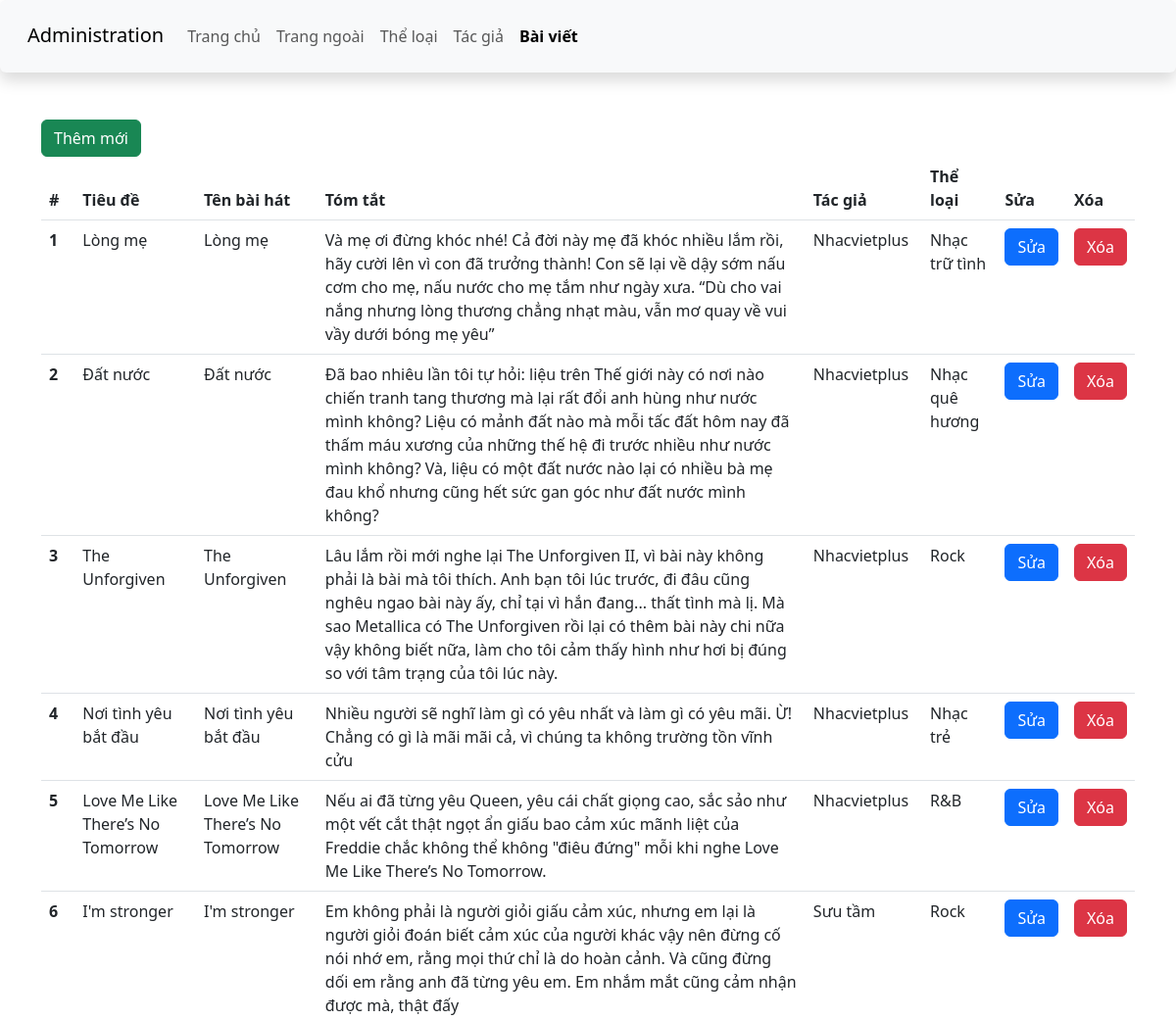
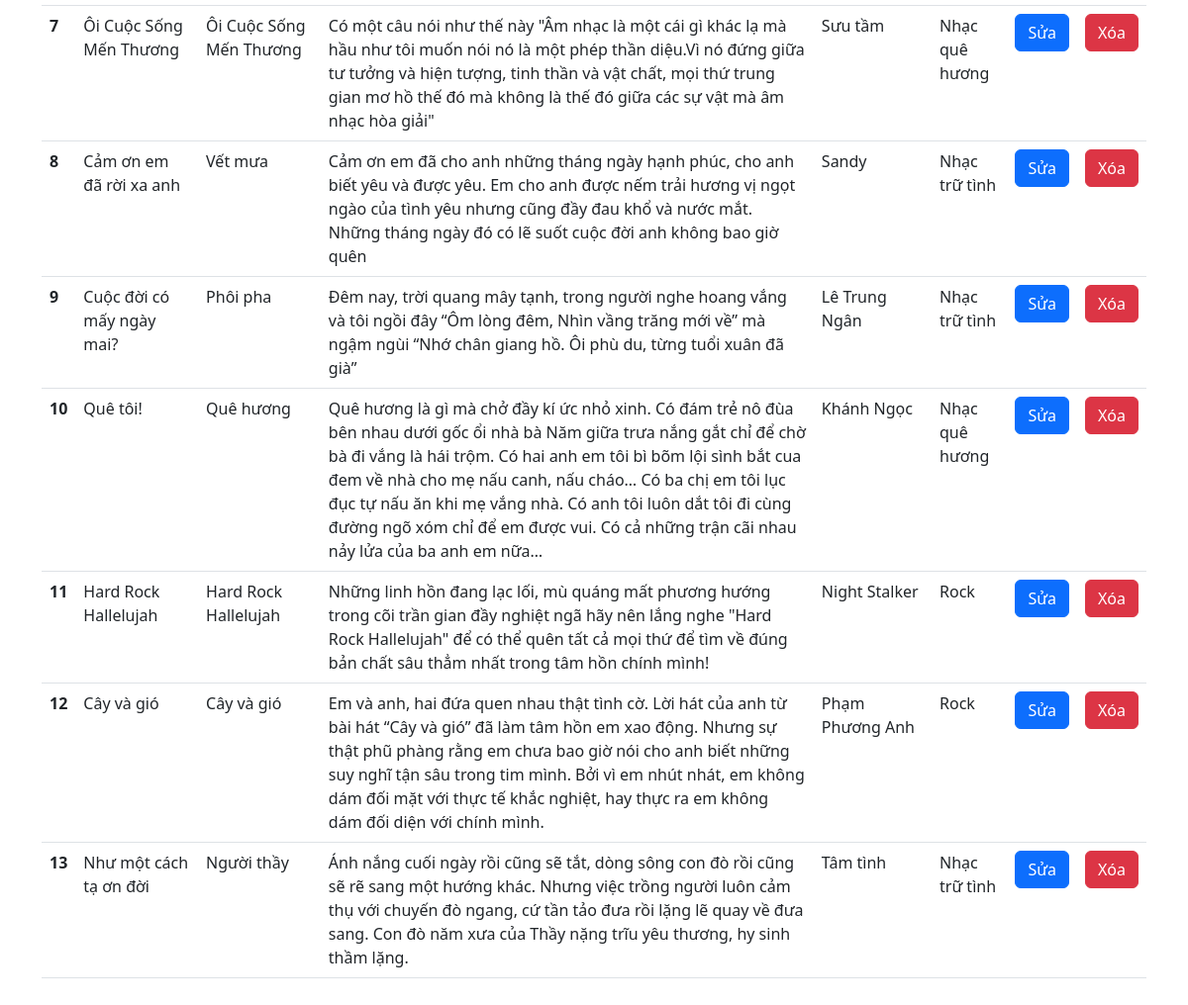
Screenshot of /CSE485_2023_BTTH1/admin/article/article.php with the database file from the repository (2 pictures, top to bottom).
### tables this page shows
CREATE TABLE `baiviet` (
  `ma_bviet` int(10) UNSIGNED NOT NULL,
  `tieude` varchar(200) NOT NULL,
  `ten_bhat` varchar(100) NOT NULL,
  `ma_tloai` int(10) UNSIGNED NOT NULL,
  `tomtat` text NOT NULL,
  `noidung` text DEFAULT NULL,
  `ma_tgia` int(10) UNSIGNED NOT NULL,
  `ngayviet` datetime DEFAULT current_timestamp(),
  `hinhanh` varchar(200) DEFAULT NULL
);

CREATE TABLE `tacgia` (
  `ma_tgia` int(10) UNSIGNED NOT NULL,
  `ten_tgia` varchar(100) NOT NULL,
  `hinh_tgia` varchar(100) DEFAULT NULL
);

CREATE TABLE `theloai` (
  `ma_tloai` int(10) UNSIGNED NOT NULL,
  `ten_tloai` varchar(50) NOT NULL
);

### CSE485_2023_BTTH1/admin/article/article.php (the view, shortened to what this page needs)
<?php
include "../../config/db_connect.php";
$sql = "CALL sp_BaiViet_getAll()";
$result = mysqli_query($conn, $sql);
?>
<!DOCTYPE html>
<html lang="en">
<head>
    <link href="https://cdn.jsdelivr.net/npm/bootstrap@5.3.0-alpha1/dist/css/bootstrap.min.css" rel="stylesheet">
    <link rel="stylesheet" href="https://cdnjs.cloudflare.com/ajax/libs/font-awesome/6.3.0/css/all.min.css" />
    <link rel="stylesheet" href="../../css/style_login.css">
</head>
<body>
    <header>
        <nav class="navbar navbar-expand-lg bg-body-tertiary shadow p-3 bg-white rounded">
            <div class="container-fluid">
                <div class="h3">
                    <a class="navbar-brand" href="#">Administration</a>
                </div>
                <div class="collapse navbar-collapse" id="navbarSupportedContent">
                    <ul class="navbar-nav me-auto mb-2 mb-lg-0">
                        <li class="nav-item">
                            <a class="nav-link" aria-current="page" href="../index.php">Trang chủ</a>
                        </li>
                        <li class="nav-item">
                            <a class="nav-link" href="../../index.php">Trang ngoài</a>
                        </li>
                        <li class="nav-item">
                            <a class="nav-link" href="../category/category.php">Thể loại</a>
                        </li>
                        <li class="nav-item">
                            <a class="nav-link" href="../author/author.php">Tác giả</a>
                        </li>
                        <li class="nav-item">
                            <a class="nav-link active fw-bold" href="../article/article.php">Bài viết</a>
                        </li>
                    </ul>
                </div>
            </div>
        </nav>
    </header>
    <main class="container mt-5 mb-5">
        <div class="row">
            <div class="col-sm">
                <a href="add_article.php" class="btn btn-success">Thêm mới</a>
                <table class="table">
                    <thead>
                        <tr>
                            <th scope="col">#</th>
                            <th scope="col">Tiêu đề</th>
                            <th scope="col">Tên bài hát</th>
                            <th scope="col">Tóm tắt</th>
                            <th scope="col">Tác giả</th>
                            <th scope="col">Thể loại</th>
                            <th>Sửa</th>
                            <th>Xóa</th>
                        </tr>
                    </thead>
                    <tbody>
                        <?php
                        if (mysqli_num_rows($result) > 0) {
                            $i = 0;
                            while ($row = mysqli_fetch_assoc($result)) {
                                $i++;
                        ?>
                                <tr>
                                    <th scope="row"><?php echo $i; ?></th>
                                    <td><?php echo $row['tieude']; ?></td>
                                    <td><?php echo $row['ten_bhat']; ?></td>
                                    <td><?php echo $row['tomtat']; ?></td>
                                    <td><?php echo $row['ten_tgia']; ?></td>
                                    <td><?php echo $row['ten_tloai']; ?></td>
                                    <td><a href="edit_article.php?id=<?php echo $row['ma_bviet']; ?>" class="btn btn-primary">Sửa</a></td>
                                    <td><a href="./process/process_delete_article.php?id=<?php echo $row['ma_bviet']; ?>" class="btn btn-danger" onclick="return confirm('Bạn có chắc chắn muốn xóa không?')">Xóa</a></td>
                                </tr>
                        <?php
                            }
                        }
                        ?>
                    </tbody>
                </table>
            </div>
        </div>
    </main>
</body>
</html>

### rows the page displays
baiviet: tieude "Lòng mẹ", ten_bhat "Lòng mẹ", tomtat "Và mẹ ơi đừng khóc nhé! Cả đời này mẹ đã khóc nhiều lắm rồi, hãy cười lên vì con đã trưởng thành! Con sẽ lại về dậy sớm nấu cơm cho mẹ, nấu nước cho mẹ tắm như ngày xưa. “Dù cho vai nắng nhưng lòng thương chẳng nhạt màu, vẫn mơ quay về vui vầy dưới bóng mẹ yêu”", ma_tgia.ten_tgia "Nhacvietplus", ma_tloai.ten_tloai "Nhạc trữ tình"
baiviet: tieude "Đất nước", ten_bhat "Đất nước", tomtat "Đã bao nhiêu lần tôi tự hỏi: liệu trên Thế giới này có nơi nào chiến tranh tang thương mà lại rất đổi anh hùng như nước mình không? Liệu có mảnh đất nào mà mỗi tấc đất hôm nay đã thấm máu xương của những thế hệ đi trước nhiều như nước mình không? Và, liệu có một đất nước nào lại có nhiều bà mẹ đau khổ nhưng cũng hết sức gan góc như đất nước mình không?", ma_tgia.ten_tgia "Nhacvietplus", ma_tloai.ten_tloai "Nhạc quê hương"
baiviet: tieude "The Unforgiven", ten_bhat "The Unforgiven", tomtat "Lâu lắm rồi mới nghe lại The Unforgiven II, vì bài này không phải là bài mà tôi thích. Anh bạn tôi lúc trước, đi đâu cũng nghêu ngao bài này ấy, chỉ tại vì hắn đang... thất tình mà lị. Mà sao Metallica có The Unforgiven rồi lại có thêm bài này chi nữa vậy không biết nữa, làm cho tôi cảm thấy hình như hơi bị đúng so với tâm trạng của tôi lúc này.", ma_tgia.ten_tgia "Nhacvietplus", ma_tloai.ten_tloai "Rock"
baiviet: tieude "Nơi tình yêu bắt đầu", ten_bhat "Nơi tình yêu bắt đầu", tomtat "Nhiều người sẽ nghĩ làm gì có yêu nhất và làm gì có yêu mãi. Ừ! Chẳng có gì là mãi mãi cả, vì chúng ta không trường tồn vĩnh cửu", ma_tgia.ten_tgia "Nhacvietplus", ma_tloai.ten_tloai "Nhạc trẻ"
baiviet: tieude "Love Me Like There’s No Tomorrow", ten_bhat "Love Me Like There’s No Tomorrow", tomtat "Nếu ai đã từng yêu Queen, yêu cái chất giọng cao, sắc sảo như một vết cắt thật ngọt ẩn giấu bao cảm xúc mãnh liệt của Freddie chắc không thể không \"điêu đứng\" mỗi khi nghe Love Me Like There’s No Tomorrow.", ma_tgia.ten_tgia "Nhacvietplus", ma_tloai.ten_tloai "R&B"
baiviet: tieude "I'm stronger", ten_bhat "I'm stronger", tomtat "Em không phải là người giỏi giấu cảm xúc, nhưng em lại là người giỏi đoán biết cảm xúc của người khác vậy nên đừng cố nói nhớ em, rằng mọi thứ chỉ là do hoàn cảnh. Và cũng đừng dối em rằng anh đã từng yêu em. Em nhắm mắt cũng cảm nhận được mà, thật đấy", ma_tgia.ten_tgia "Sưu tầm", ma_tloai.ten_tloai "Rock"
baiviet: tieude "Ôi Cuộc Sống Mến Thương", ten_bhat "Ôi Cuộc Sống Mến Thương", tomtat "Có một câu nói như thế này \"Âm nhạc là một cái gì khác lạ mà hầu như tôi muốn nói nó là một phép thần diệu.Vì nó đứng giữa tư tưởng và hiện tượng, tinh thần và vật chất, mọi thứ trung gian mơ hồ thế đó mà không là thế đó giữa các sự vật mà âm nhạc hòa giải\"", ma_tgia.ten_tgia "Sưu tầm", ma_tloai.ten_tloai "Nhạc quê hương"
baiviet: tieude "Cảm ơn em đã rời xa anh", ten_bhat "Vết mưa", tomtat "Cảm ơn em đã cho anh những tháng ngày hạnh phúc, cho anh biết yêu và được yêu. Em cho anh được nếm trải hương vị ngọt ngào của tình yêu nhưng cũng đầy đau khổ và nước mắt. Những tháng ngày đó có lẽ suốt cuộc đời anh không bao giờ quên", ma_tgia.ten_tgia "Sandy", ma_tloai.ten_tloai "Nhạc trữ tình"
baiviet: tieude "Cuộc đời có mấy ngày mai?", ten_bhat "Phôi pha", tomtat "Đêm nay, trời quang mây tạnh, trong người nghe hoang vắng và tôi ngồi đây “Ôm lòng đêm, Nhìn vầng trăng mới về” mà ngậm ngùi “Nhớ chân giang hồ. Ôi phù du, từng tuổi xuân đã già”", ma_tgia.ten_tgia "Lê Trung Ngân", ma_tloai.ten_tloai "Nhạc trữ tình"
baiviet: tieude "Quê tôi!", ten_bhat "Quê hương", tomtat "Quê hương là gì mà chở đầy kí ức nhỏ xinh. Có đám trẻ nô đùa bên nhau dưới gốc ổi nhà bà Năm giữa trưa nắng gắt chỉ để chờ bà đi vắng là hái trộm. Có hai anh em tôi bì bõm lội sình bắt cua đem về nhà cho mẹ nấu canh, nấu cháo… Có ba chị em tôi lục đục tự nấu ăn khi mẹ vắng nhà. Có anh tôi luôn dắt tôi đi cùng đường ngõ xóm chỉ để em được vui. Có cả những trận cãi nhau nảy lửa của ba anh em nữa…", ma_tgia.ten_tgia "Khánh Ngọc", ma_tloai.ten_tloai "Nhạc quê hương"
baiviet: tieude "Hard Rock Hallelujah", ten_bhat "Hard Rock Hallelujah", tomtat "Những linh hồn đang lạc lối, mù quáng mất phương hướng trong cõi trần gian đầy nghiệt ngã hãy nên lắng nghe \"Hard Rock Hallelujah\" để có thể quên tất cả mọi thứ để tìm về đúng bản chất sâu thẳm nhất trong tâm hồn chính mình!", ma_tgia.ten_tgia "Night Stalker", ma_tloai.ten_tloai "Rock"
baiviet: tieude "Cây và gió", ten_bhat "Cây và gió", tomtat "Em và anh, hai đứa quen nhau thật tình cờ. Lời hát của anh từ bài hát “Cây và gió” đã làm tâm hồn em xao động. Nhưng sự thật phũ phàng rằng em chưa bao giờ nói cho anh biết những suy nghĩ tận sâu trong tim mình. Bởi vì em nhút nhát, em không dám đối mặt với thực tế khắc nghiệt, hay thực ra em không dám đối diện với chính mình.", ma_tgia.ten_tgia "Phạm Phương Anh", ma_tloai.ten_tloai "Rock"
baiviet: tieude "Như một cách tạ ơn đời", ten_bhat "Người thầy", tomtat "Ánh nắng cuối ngày rồi cũng sẽ tắt, dòng sông con đò rồi cũng sẽ rẽ sang một hướng khác. Nhưng việc trồng người luôn cảm thụ với chuyến đò ngang, cứ tần tảo đưa rồi lặng lẽ quay về đưa sang. Con đò năm xưa của Thầy nặng trĩu yêu thương, hy sinh thầm lặng.", ma_tgia.ten_tgia "Tâm tình", ma_tloai.ten_tloai "Nhạc trữ tình"
